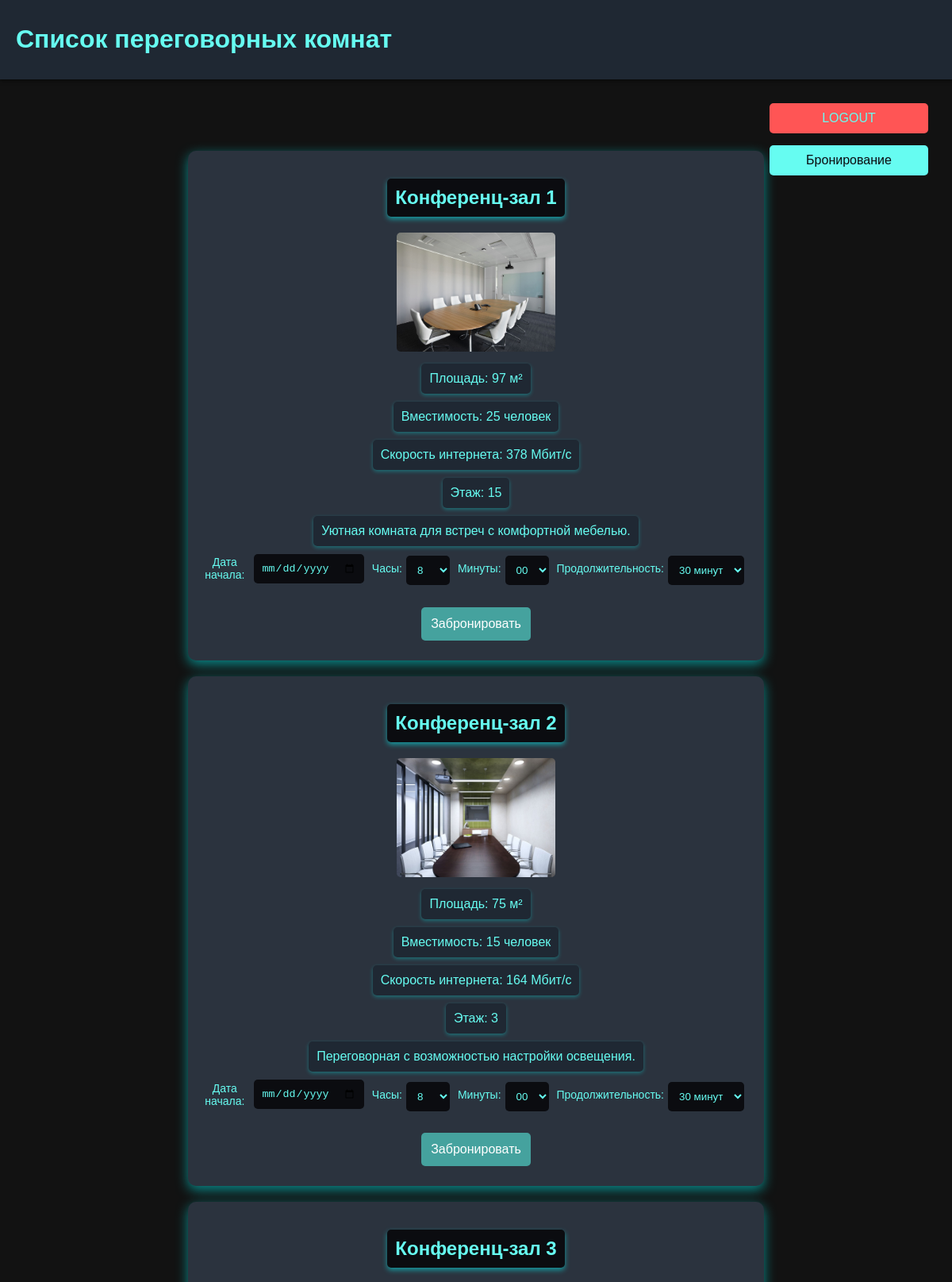
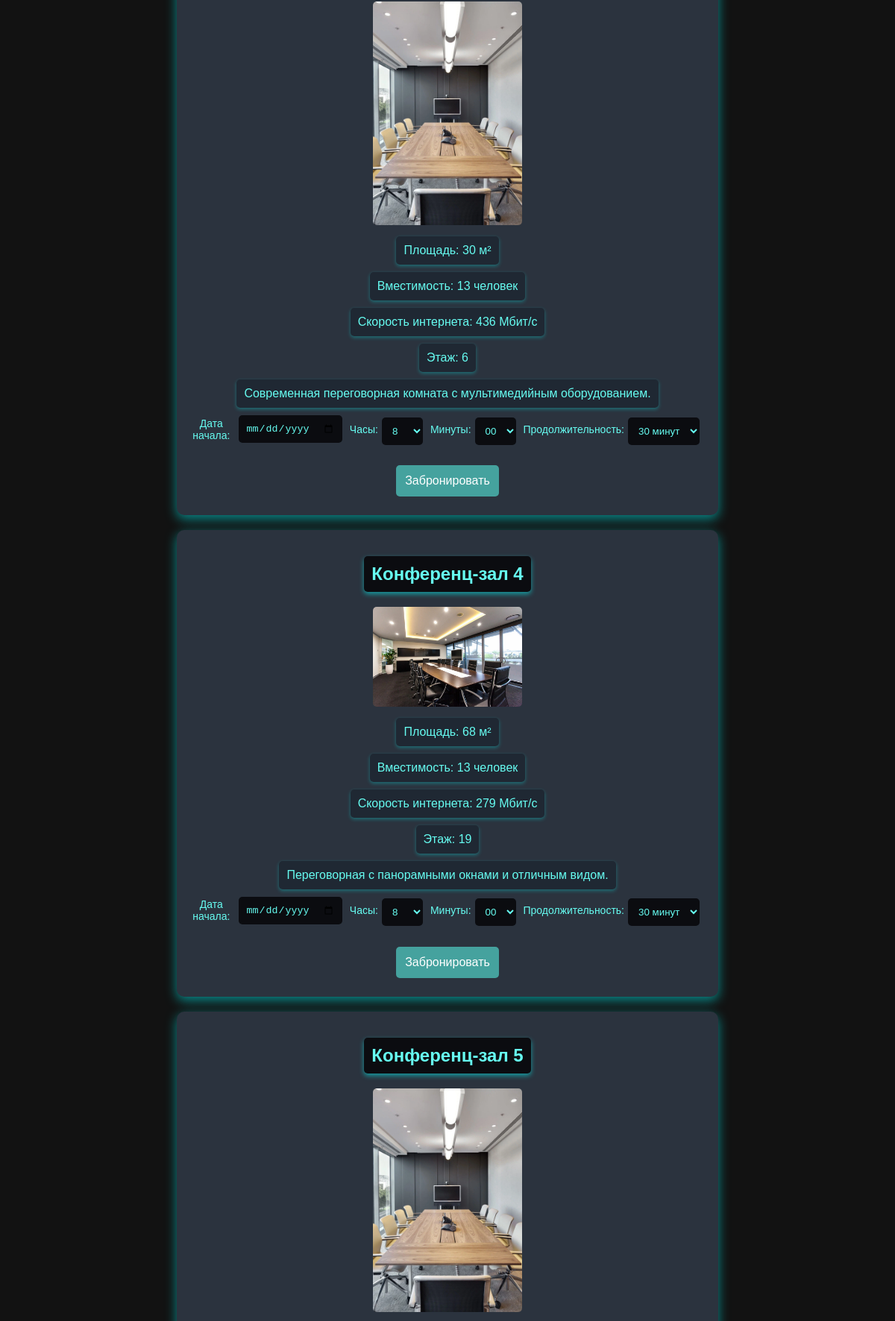
Page /rooms (signed in, upper part) on the committed database (2 pictures, top to bottom).
### app/models.py (models this page shows, shortened)
class MeetingRoom(db.Model):
    __tablename__ = 'meeting_rooms'
    id = db.Column(db.Integer, primary_key=True)
    name = db.Column(db.String(512), nullable=False)
    area = db.Column(db.Integer, nullable=False)  # Площадь
    internet_speed = db.Column(db.Integer, nullable=False)  # Скорость интернета
    capacity = db.Column(db.Integer, nullable=False)  # Вместимость
    floor = db.Column(db.Integer, nullable=False)  # Этаж
    photo_url = db.Column(db.String(512), nullable=False)  # Фото URL
    description = db.Column(db.String(1024), nullable=True)  # Описание

### app/views.py (the view)
@views_bp.route('/rooms')
@login_required
def rooms():
    return render_template('rooms.html', rooms=MeetingRoom.query.all())

### app/templates/rooms.html (shortened to what this page needs)
<!DOCTYPE html>
<html lang="ru">
<head>
</head>
<body>
    <header>
        <div class="header-content">
            <h1>Список переговорных комнат</h1>
        </div>
    </header>
    <div class="form-container">
        <a href="/logout" class="button logout-button">LOGOUT</a>
        <a href="/account" class="button profile-button">Бронирование</a>
    </div>
    <div class="container">
        {% for room in rooms %}
            <div class="real-estate-listing">
                <h2>{{ room.name }}</h2>
                <img src="{{ url_for('static', filename=room.photo_url) }}" alt="Фото комнаты">
                <p>Площадь: {{ room.area }} м²</p>
                <p>Вместимость: {{ room.capacity }} человек</p>
                <p>Скорость интернета: {{ room.internet_speed }} Мбит/с</p>
                <p>Этаж: {{ room.floor }}</p>
                <p>{{ room.description or 'Описание отсутствует' }}</p>
                <div class="booking-details">
                    <label for="startDate-{{ room.id }}">Дата начала:</label>
                    <input type="date" id="startDate-{{ room.id }}" name="startDate-{{ room.id }}" required>
                    <label for="startHour-{{ room.id }}">Часы:</label>
                    <select id="startHour-{{ room.id }}" name="startHour-{{ room.id }}" required>
                        {% for hour in range(8, 21) %}
                            <option value="{{ '%02d' % hour }}">{{ hour }}</option>
                        {% endfor %}
                    </select>
                    <label for="startMinute-{{ room.id }}">Минуты:</label>
                    <select id="startMinute-{{ room.id }}" name="startMinute-{{ room.id }}" required>
                        <option value="00">00</option>
                    </select>
                    <label for="duration-{{ room.id }}">Продолжительность:</label>
                    <select id="duration-{{ room.id }}" name="duration-{{ room.id }}" required>
                        <option value="30">30 минут</option>
                    </select>
                </div>
                <a class="booking-button" onclick="bookRoom({{ room.id }})">Забронировать</a>
            </div>
        {% endfor %}
    </div>
</body>
</html>

### app/templates/rooms.html (style rules this page uses)
body { background-color: #121212; color: #c5c6c7; font-family: 'Arial', sans-serif; margin: 0; padding: 0; display: flex; height: 100vh; overflow: hidden; }
header { width: 100%; padding: 10px 20px; background-color: #1f2833; color: #66fcf1; display: flex; justify-content: space-between; align-items: center; position: fixed; top: 0; left: 0; right: 0; box-shadow: 0 2px 4px rgba(0, 0, 0, 0.5); z-index: 1000; }
.container { flex-grow: 1; margin-top: 150px; padding-bottom: 40px; overflow-y: auto; width: calc(100% - 240px); margin-left: auto; padding: 20px; position: relative; }
.form-container { width: 200px; margin-bottom: -2%; padding: 20px; border-radius: 5px; position: fixed; right: 10px; top: 100px; bottom: 100px; overflow-y: auto; display: flex; flex-direction: column; z-index: 1001; }
.form-container select, input { width: 100% }
input, select, button, .button { padding: 10px; margin: 5px 0; border: none; border-radius: 5px; background-color: #0b0c10; color: #66fcf1; }
button, .button { cursor: pointer; background-color: #45a29e; transition: background-color 0.3s, transform 0.2s; }
a { color: #66fcf1; text-decoration: none; }
.real-estate-listing { display: flex; flex-direction: column; align-items: center; text-align: center; margin-bottom: 20px; background-color: #2b333e; padding: 15px; border-radius: 10px; box-shadow: 0 5px 15px rgba(0, 255, 255, 0.5); transition: transform 0.3s ease; width: 60%; margin: 20px auto; }
.real-estate-listing img { border-radius: 5px; margin-bottom: 10px; width: 100%; max-width: 200px; height: auto; }
.header-content { display: flex; align-items: center; }
.real-estate-listing p { background-color: #1f2833; color: #66fcf1; padding: 10px; border-radius: 5px; margin: 5px 0; box-shadow: 0 2px 5px rgba(0, 255, 255, 0.3); transition: background-color 0.3s ease; }
.real-estate-listing h2 { background-color: #0b0c10; color: #66fcf1; padding: 10px; border-radius: 5px; box-shadow: 0 3px 6px rgba(0, 255, 255, 0.5); }
.booking-button { padding: 12px; margin: 10px 0; border: none; border-radius: 5px; background-color: #45a29e; color: #fff; font-size: 16px; cursor: pointer; transition: background-color 0.3s, transform 0.2s; }
input[type="date"] { padding: 10px; border-radius: 5px; border: none; background-color: #0b0c10; color: #66fcf1; width: 100%; margin-bottom: 10px; transition: background-color 0.3s ease; }
label { font-size: 14px; color: #66fcf1; margin-bottom: 5px; display: block; }
.profile-button { background-color: #66fcf1; color: #0b0c10; margin-top: auto; text-align: center; transition: background-color 0.3s, transform 0.2s; width: auto; }
.logout-button { background-color: #ff5555; text-align: center; margin-top: auto; width: auto; }
.booking-details { display: flex; align-items: center; margin-bottom: 10px; }
.booking-details label { margin-right: 5px; }
.booking-details input, .booking-details select { margin-right: 10px; flex: 1; }
.profile-button { background-color: #66fcf1; color: #0b0c10; text-align: center; transition: background-color 0.3s, transform 0.2s; width: auto; margin-top: 10px; }
.logout-button { background-color: #ff5555; text-align: center; margin-top: 10px; width: auto; }

### rows in the picture
MeetingRoom: name "Конференц-зал 1", photo_url (picture), area "97", capacity "25", internet_speed "378", floor "15", description "Уютная комната для встреч с комфортной мебелью.", id "8", id "00", id "30 минут"
MeetingRoom: name "Конференц-зал 2", photo_url (picture), area "75", capacity "15", internet_speed "164", floor "3", description "Переговорная с возможностью настройки освещения.", id "8", id "00", id "30 минут"
MeetingRoom: name "Конференц-зал 3", photo_url (picture), area "30", capacity "13", internet_speed "436", floor "6", description "Современная переговорная комната с мультимедийным оборудованием.", id "8", id "00", id "30 минут"
MeetingRoom: name "Конференц-зал 4", photo_url (picture), area "68", capacity "13", internet_speed "279", floor "19", description "Переговорная с панорамными окнами и отличным видом.", id "8", id "00", id "30 минут"
MeetingRoom: name "Конференц-зал 5", photo_url (picture)
